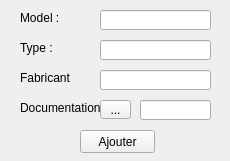
<?xml version="1.0" encoding="UTF-8"?>
<ui version="4.0">
 <class>addEolienne</class>
 <widget class="QWidget" name="addEolienne">
  <property name="geometry">
   <rect>
    <x>0</x>
    <y>0</y>
    <width>230</width>
    <height>161</height>
   </rect>
  </property>
  <property name="windowTitle">
   <string>Form</string>
  </property>
  <widget class="QLabel" name="label">
   <property name="geometry">
    <rect>
     <x>20</x>
     <y>10</y>
     <width>51</width>
     <height>16</height>
    </rect>
   </property>
   <property name="text">
    <string>Model :</string>
   </property>
  </widget>
  <widget class="QLabel" name="label_2">
   <property name="geometry">
    <rect>
     <x>20</x>
     <y>40</y>
     <width>51</width>
     <height>16</height>
    </rect>
   </property>
   <property name="text">
    <string>Type :</string>
   </property>
  </widget>
  <widget class="QLabel" name="label_3">
   <property name="geometry">
    <rect>
     <x>20</x>
     <y>70</y>
     <width>51</width>
     <height>16</height>
    </rect>
   </property>
   <property name="text">
    <string>Fabricant :</string>
   </property>
  </widget>
  <widget class="QLabel" name="label_4">
   <property name="geometry">
    <rect>
     <x>20</x>
     <y>100</y>
     <width>81</width>
     <height>16</height>
    </rect>
   </property>
   <property name="text">
    <string>Documentation :</string>
   </property>
  </widget>
  <widget class="QLineEdit" name="txt_fab">
   <property name="geometry">
    <rect>
     <x>100</x>
     <y>70</y>
     <width>111</width>
     <height>20</height>
    </rect>
   </property>
   <property name="cursorPosition">
    <number>0</number>
   </property>
  </widget>
  <widget class="QLineEdit" name="txt_type">
   <property name="geometry">
    <rect>
     <x>100</x>
     <y>40</y>
     <width>111</width>
     <height>20</height>
    </rect>
   </property>
   <property name="cursorPosition">
    <number>0</number>
   </property>
  </widget>
  <widget class="QLineEdit" name="txt_model">
   <property name="geometry">
    <rect>
     <x>100</x>
     <y>10</y>
     <width>111</width>
     <height>20</height>
    </rect>
   </property>
  </widget>
  <widget class="QPushButton" name="pushButton">
   <property name="geometry">
    <rect>
     <x>80</x>
     <y>130</y>
     <width>75</width>
     <height>23</height>
    </rect>
   </property>
   <property name="text">
    <string>Ajouter</string>
   </property>
  </widget>
  <widget class="QToolButton" name="toolButton">
   <property name="geometry">
    <rect>
     <x>100</x>
     <y>100</y>
     <width>31</width>
     <height>19</height>
    </rect>
   </property>
   <property name="text">
    <string>...</string>
   </property>
  </widget>
  <widget class="QLineEdit" name="txt_doc">
   <property name="enabled">
    <bool>true</bool>
   </property>
   <property name="geometry">
    <rect>
     <x>140</x>
     <y>100</y>
     <width>71</width>
     <height>20</height>
    </rect>
   </property>
  </widget>
 </widget>
 <tabstops>
  <tabstop>txt_model</tabstop>
  <tabstop>txt_type</tabstop>
  <tabstop>txt_fab</tabstop>
  <tabstop>toolButton</tabstop>
  <tabstop>pushButton</tabstop>
  <tabstop>txt_doc</tabstop>
 </tabstops>
 <resources/>
 <connections/>
</ui>
